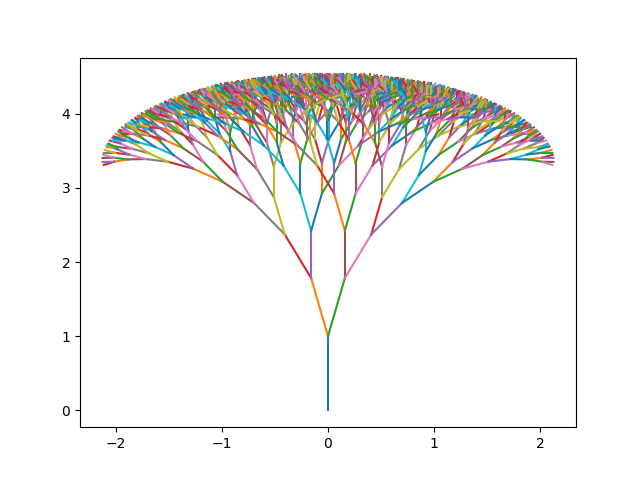

Write the Python code that produced this figure.
from math import sin, cos
from matplotlib import pyplot as plt
import yaml

# Configuration file
config = yaml.load(open("config.yml"))  # Configuration file


def add_cut(current_branch, branch_length, branch_angle, side="positive"):

    if side == "positive":
        new_branch = [current_branch[0]+branch_length*sin(current_branch[2]+branch_angle),
                      current_branch[1]+branch_length*cos(current_branch[2]+branch_angle),
                      current_branch[2]+branch_angle]

    else:
        new_branch = [current_branch[0]+branch_length*sin(current_branch[2]-branch_angle),
                      current_branch[1]+branch_length*cos(current_branch[2]-branch_angle),
                      current_branch[2]-branch_angle]

    return new_branch


def create_tree(branch_length, branch_length_decay, tree_size, branch_angle,
                to_plot='yes', to_save='yes', file_name='tree.png'):

    previous_level = [[0, branch_length, 0]]

    if to_plot == 'yes':
        plt.plot([0, 0], [0, branch_length])

    for i in range(tree_size):
        current_level = []
        branch_length *= branch_length_decay

        for branch in previous_level:
            current_level.append(add_cut(branch, branch_length, branch_angle, side="negative"))
            current_level.append(add_cut(branch, branch_length, branch_angle, side="positive"))

            if to_plot == 'yes':
                plt.plot([branch[0], current_level[-2][0]], [branch[1], current_level[-2][1]])
                plt.plot([branch[0], current_level[-1][0]], [branch[1], current_level[-1][1]])

        previous_level = current_level

    if to_save == 'yes':
        plt.savefig(file_name)


create_tree(config["branch_length"],
            config["branch_length_decay"],
            config["tree_size"],
            config["branch_angle"])

plt.savefig('tree.png')